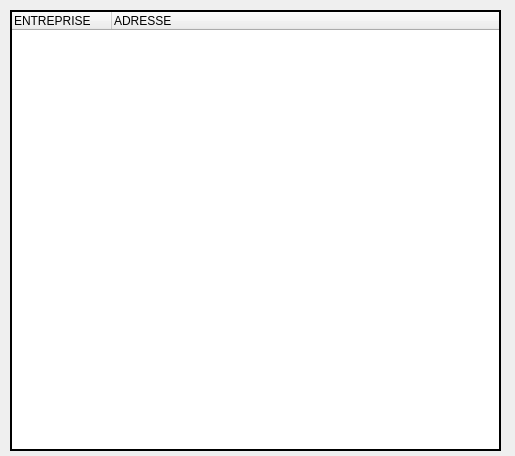
<?xml version="1.0" encoding="UTF-8"?>
<ui version="4.0">
 <class>Dialog</class>
 <widget class="QDialog" name="Dialog">
  <property name="geometry">
   <rect>
    <x>0</x>
    <y>0</y>
    <width>515</width>
    <height>456</height>
   </rect>
  </property>
  <property name="windowTitle">
   <string>List des Contacts</string>
  </property>
  <widget class="QTreeWidget" name="contacts_list">
   <property name="geometry">
    <rect>
     <x>10</x>
     <y>10</y>
     <width>491</width>
     <height>441</height>
    </rect>
   </property>
   <property name="frameShape">
    <enum>QFrame::Box</enum>
   </property>
   <property name="frameShadow">
    <enum>QFrame::Plain</enum>
   </property>
   <property name="lineWidth">
    <number>2</number>
   </property>
   <property name="midLineWidth">
    <number>0</number>
   </property>
   <property name="showDropIndicator" stdset="0">
    <bool>false</bool>
   </property>
   <property name="alternatingRowColors">
    <bool>true</bool>
   </property>
   <property name="uniformRowHeights">
    <bool>false</bool>
   </property>
   <property name="animated">
    <bool>true</bool>
   </property>
   <column>
    <property name="text">
     <string>ENTREPRISE</string>
    </property>
   </column>
   <column>
    <property name="text">
     <string>ADRESSE</string>
    </property>
   </column>
  </widget>
 </widget>
 <resources/>
 <connections/>
</ui>
